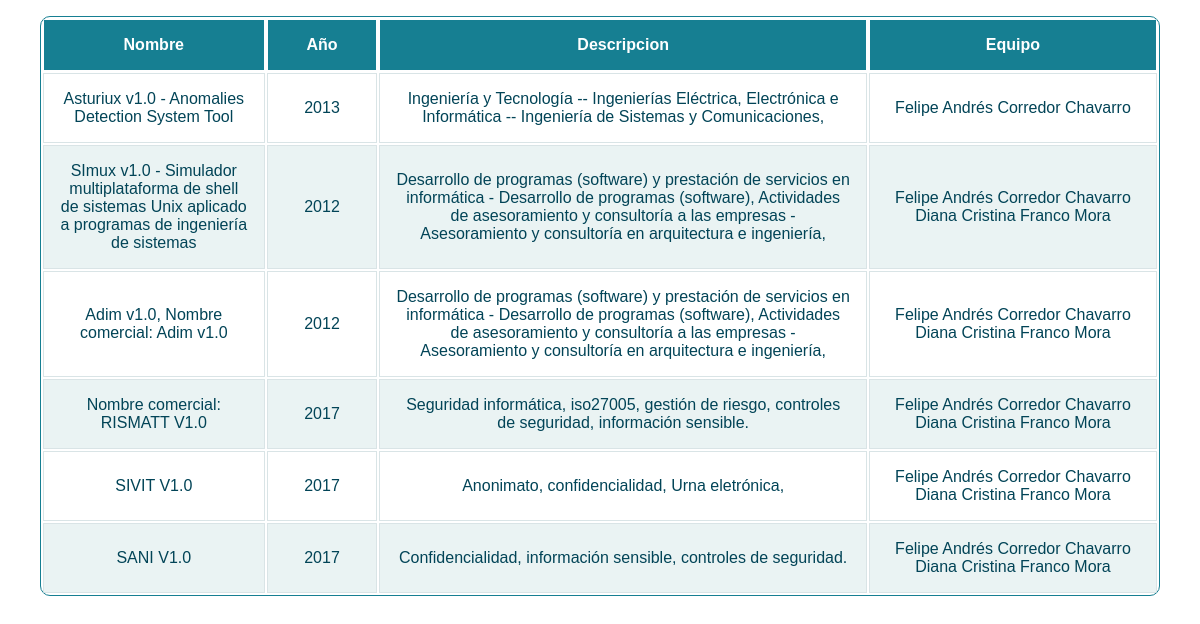
Page /tablas/t_software.php on the committed database.
### tables this page shows
CREATE TABLE `t06software` (
  `t06id` int(11) NOT NULL,
  `t06anio` int(10) NOT NULL,
  `t06descripcion` varchar(255) NOT NULL,
  `t06nombre` varchar(255) NOT NULL
);

CREATE TABLE `t01miembros` (
  `t01id` int(11) NOT NULL,
  `t01nombres` varchar(256) NOT NULL,
  `t01apellidos` varchar(256) NOT NULL,
  `t01descripcion` varchar(555) DEFAULT NULL,
  `t01correo` varchar(256) NOT NULL,
  `t01celular` varchar(256) NOT NULL,
  `t01foto` varchar(256) NOT NULL,
  `t01estado` int(3) NOT NULL,
  `t01CvLAC` varchar(256) NOT NULL,
  `t01GrupLAC` varchar(256) NOT NULL
);

### tablas/t_software.php (the view, shortened to what this page needs)
<!DOCTYPE html>
<html >
<head>
  <link rel="stylesheet" href="https://cdnjs.cloudflare.com/ajax/libs/normalize/5.0.0/normalize.min.css">
  <link rel="stylesheet" href="css/style.css">
</head>
<body>
<div class="container">
  <table class="table table-responsive table-bordered responstable">
    <tr>
      <th class="conf2">Nombre</th>
      <th class="conf3">Año</th>
      <th class="conf">Descripcion</th>
      <th class="conf">Equipo</th>
    </tr>
    <?php
      $enlace = mysqli_connect("localhost", "root", "", "db_cyseth");
      $consulta = "select * from t06software";
      $resultado = mysqli_query($enlace, $consulta);
      while($datos = mysqli_fetch_array($resultado)){
    ?>
    <tr>
      <td class="conf2"><?php echo $datos["t06nombre"]; ?></td>
      <td class="conf3"><?php echo $datos["t06anio"]; ?></td>
      <td class="conf"><?php echo $datos["t06descripcion"]; ?></td>
      <td class="conf">
      <?php
        $int = $datos["t06id"];
        $consulta2 = "select m.t01nombres, m.t01apellidos from t01miembros as m, t06_t01 as t where t.t01id = m.t01id and t.t06id = '$int'";
        $resultado2 = mysqli_query($enlace, $consulta2);
        while($datos2 = mysqli_fetch_array($resultado2)){
          echo $datos2["t01nombres"];
          echo $datos2["t01apellidos"];
      ?>
          <br>
      <?php
        }
      ?>
      </td>
    </tr>
    <?php
      }
    ?>
  </table>
</div>
</body>
</html>

### tablas/css/style.css (style rules this page uses)
.responstable { margin: 1em 0; width: 100%; overflow: hidden; background: #FFF; color: #024457; border-radius: 10px; border: 1px solid #167F92; }
.responstable tr { border: 1px solid #D9E4E6; }
.responstable tr:nth-child(odd) { background-color: #EAF3F3; }
.responstable th { display: none; border: 1px solid #FFF; background-color: #167F92; color: #FFF; padding: 1em; }
.responstable th:first-child { display: table-cell; text-align: center; }
.responstable th:nth-child(2) { display: table-cell; }
.responstable th:nth-child(2):after { content: attr(data-th); }
@media (min-width: 480px) { .responstable th:nth-child(2):after { display: none; } }
.responstable td { display: block; word-wrap: break-word; max-width: 7em; }
.responstable td:first-child { display: table-cell; text-align: center; border-right: 1px solid #D9E4E6; }
@media (min-width: 480px) { .responstable td { border: 1px solid #D9E4E6; } }
.responstable th, .responstable td { text-align: left; margin: .5em 1em; }
@media (min-width: 480px) { .responstable th, .responstable td { display: table-cell; padding: 1em; } }
body { padding: 0 2em; font-family: Arial, sans-serif; color: #024457; }
th.conf { width: 44%; text-align: center; }
td.conf { width: 44%; text-align: center; }
th.conf3 { width: 10%; text-align: center; }
td.conf3 { width: 10%; text-align: center; }
th.conf2 { width: 20%; text-align: center; }
td.conf2 { width: 20%; text-align: center; }

### rows in the picture
t06software: t06nombre "Asturiux v1.0 - Anomalies Detection System Tool", t06anio "2013", t06descripcion "Ingeniería y Tecnología -- Ingenierías Eléctrica, Electrónica e Informática -- Ingeniería de Sistemas y Comunicaciones,"
t01miembros: t01nombres "Felipe Andrés", t01apellidos "Corredor Chavarro"
t06software: t06nombre "SImux v1.0 - Simulador multiplataforma de shell de sistemas Unix aplicado a programas de ingeniería de sistemas", t06anio "2012", t06descripcion "Desarrollo de programas (software) y prestación de servicios en informática - Desarrollo de programas (software), Actividades de asesoramiento y consultoría a las empresas - Asesoramiento y consultoría en arquitectura e ingeniería,"
t01miembros: t01nombres "Diana Cristina", t01apellidos "Franco Mora"
t06software: t06nombre "Adim v1.0, Nombre comercial: Adim v1.0", t06anio "2012", t06descripcion "Desarrollo de programas (software) y prestación de servicios en informática - Desarrollo de programas (software), Actividades de asesoramiento y consultoría a las empresas - Asesoramiento y consultoría en arquitectura e ingeniería,"
t06software: t06nombre "Nombre comercial: RISMATT V1.0", t06anio "2017", t06descripcion "Seguridad informática, iso27005, gestión de riesgo, controles de seguridad, información sensible."
t06software: t06nombre "SIVIT V1.0", t06anio "2017", t06descripcion "Anonimato, confidencialidad, Urna eletrónica,"
t06software: t06nombre "SANI V1.0", t06anio "2017", t06descripcion "Confidencialidad, información sensible, controles de seguridad."
